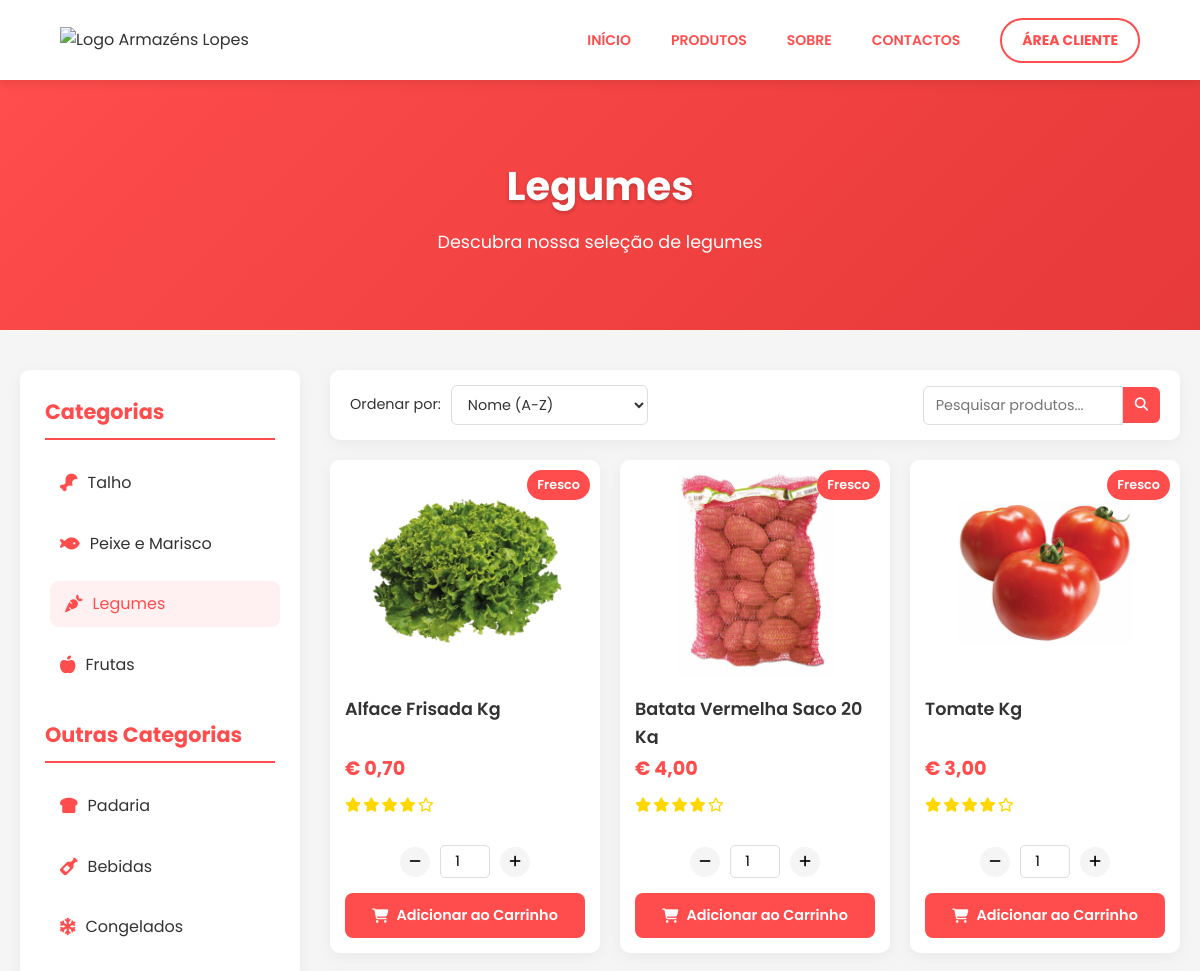
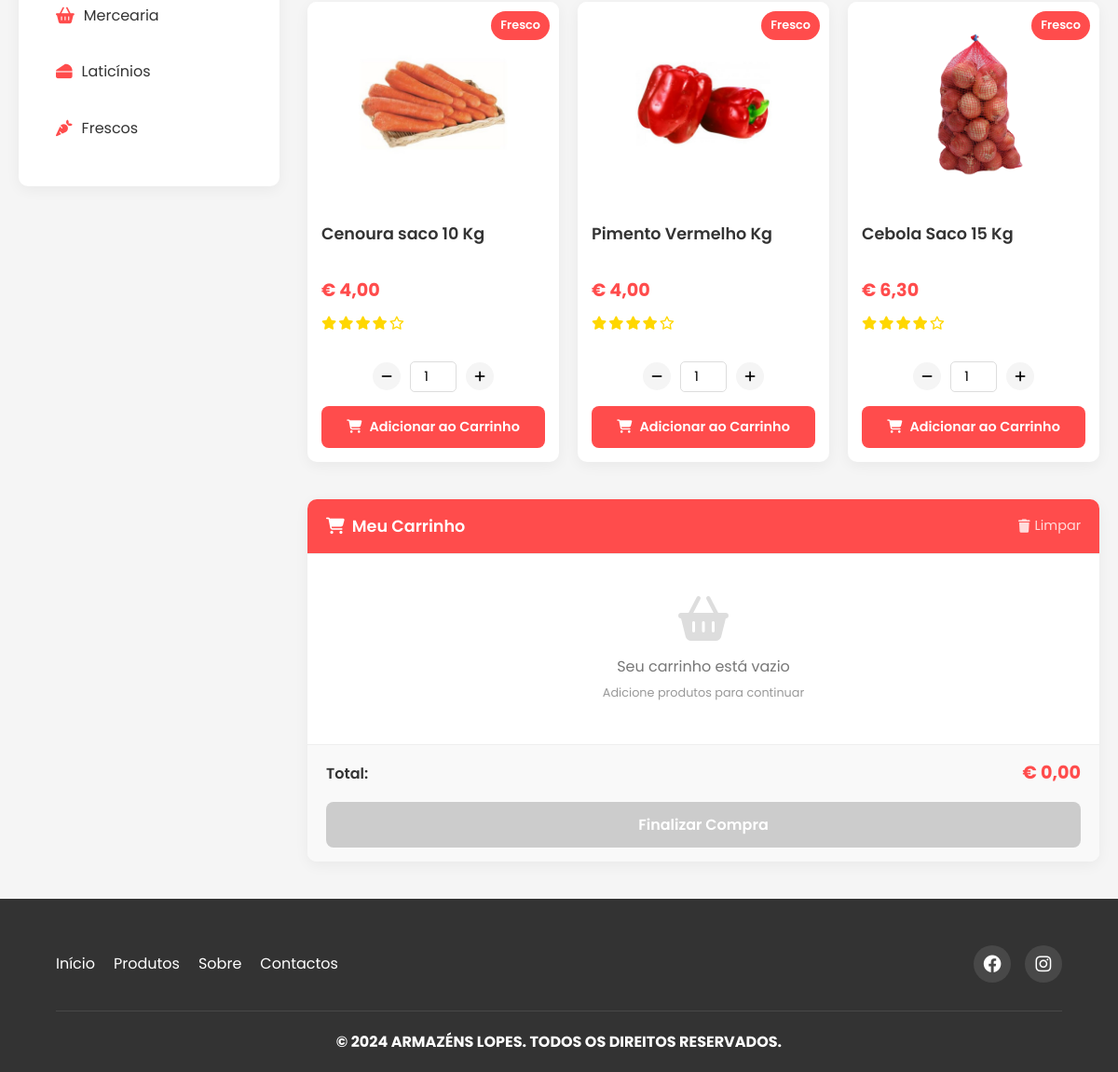
Page /produtos/frescos/frescos3.php (signed in) on the committed database (2 pictures, top to bottom).
### tables this page shows
CREATE TABLE IF NOT EXISTS `produtos` (
  `id` int(11) NOT NULL AUTO_INCREMENT,
  `nome` varchar(100) NOT NULL,
  `descricao` text DEFAULT NULL,
  `preco` decimal(10,2) NOT NULL,
  `imagem` varchar(255) DEFAULT NULL,
  `categoria` varchar(50) DEFAULT NULL,
  PRIMARY KEY (`id`)
);

### produtos/frescos/frescos3.php (the view, shortened to what this page needs)
<?php
include('../db_connect.php');
if (isset($_SESSION['email'])) {
    $redirectUrl = "../../client/dashboard.php";
} else {
    $redirectUrl = "../../login/login.php";
}
$categoria = "legumes";
$sql = "SELECT * FROM produtos WHERE categoria = '$categoria'";
$result = $conn->query($sql);
?>
<!DOCTYPE html>
<html lang="pt-PT">
<head>
    <link rel="stylesheet" href="../styles/style.css">
    <link rel="stylesheet" href="https://cdnjs.cloudflare.com/ajax/libs/font-awesome/6.4.0/css/all.min.css">
</head>
<body>
    <header>
        <div id="headerimg">
            <a href="../../index.php"><img src="../../img/logolopes.png" alt="Logo Armazéns Lopes"></a>
        </div>
        <div id="headerselect">
            <a href="../../index.php">INÍCIO</a>
            <a href="../../index.php#container2">PRODUTOS</a>
            <a href="../../index.php#sobre">SOBRE</a>
            <a href="../../index.php#container6">CONTACTOS</a>
            <button id="buttonheader" onclick="window.location.href='<?php echo $redirectUrl; ?>'"><strong>ÁREA CLIENTE</strong></button>
        </div>
    </header>
    <div class="page-banner">
        <div class="banner-content">
            <h1>Legumes</h1>
            <p>Descubra nossa seleção de legumes</p>
        </div>
    </div>
    <main>
        <div class="main-container">
            <div class="sidebar">
                <h3>Categorias</h3>
                <ul>
                    <li><a href="frescos.php" ><i class="fas fa-drumstick-bite" aria-hidden="true"></i>Talho</a></li>
                    <li><a href="frescos2.php"><i class="fas fa-fish" aria-hidden="true"></i>Peixe e Marisco</a></li>
                    <li><a href="frescos3.php" class="active"><i class="fas fa-carrot" aria-hidden="true"></i>Legumes</a></li>
                    <li><a href="frescos4.php"><i class="fas fa-apple-alt" aria-hidden="true"></i>Frutas</a></li>
                </ul>
                <h3>Outras Categorias</h3>
                <ul>
                    <li><a href="../padaria/padaria1.php"><i class="fas fa-bread-slice"></i>Padaria</a></li>
                    <li><a href="../bebidas/bebidas.php"><i class="fas fa-wine-bottle"></i>Bebidas</a></li>
                    <li><a href="../congelados/congelados.php"><i class="fas fa-snowflake"></i>Congelados</a></li>
                    <li><a href="../mercearia/mercearia.php"><i class="fas fa-shopping-basket"></i>Mercearia</a></li>
                    <li><a href="../laticinios/laticinios.php"><i class="fas fa-cheese"></i>Laticínios</a></li>
                    <li><a href="../frescos/frescos.php"><i class="fas fa-carrot"></i>Frescos</a></li>
                </ul>
            </div>
            <div class="content-wrapper">
                <div class="product-filters">
                    <div class="filter-group">
                        <label for="sort-by">Ordenar por:</label>
                        <select id="sort-by">
                            <option value="name-asc">Nome (A-Z)</option>
                        </select>
                    </div>
                    <div class="search-products">
                        <input type="text" id="search-input" placeholder="Pesquisar produtos...">
                        <button id="search-btn"><i class="fas fa-search"></i></button>
                    </div>
                </div>
                <div class="product-container">
                    <?php
                    if ($result->num_rows > 0) {
                        while ($row = $result->fetch_assoc()) {
                            echo "<div class='product' data-id='" . $row["id"] . "' data-name='" . $row["nome"] . "' data-price='" . $row["preco"] . "'>";
                            echo "<div class='product-badge'>Fresco</div>";
                            echo "<div class='img-container'>";
                            echo "<img src='" . $row["imagem"] . "' alt='" . $row["nome"] . "'>";
                            echo "</div>";
                            echo "<div class='product-info'>";
                            echo "<h4>" . $row["nome"] . "</h4>";
                            echo "<p class='price'>€ " . number_format($row["preco"], 2, ',', '.') . "</p>";
                            echo "<div class='product-rating'>";
                            echo "<i class='fas fa-star'></i>";
                            echo "<i class='fas fa-star'></i>";
                            echo "<i class='fas fa-star'></i>";
                            echo "<i class='fas fa-star'></i>";
                            echo "<i class='far fa-star'></i>";
                            echo "<span>(4.0)</span>";
                            echo "</div>";
                            echo "</div>";
                            echo "<div class='quantity'>";
                            echo "<button class='btn-minus' data-id='" . $row["id"] . "'><i class='fas fa-minus'></i></button>";
                            echo "<input type='number' value='1' min='1' class='quantity-input' id='qty-" . $row["id"] . "' />";
                            echo "<button class='btn-plus' data-id='" . $row["id"] . "'><i class='fas fa-plus'></i></button>";
                            echo "</div>";
                            echo "<button class='btn-order' data-id='" . $row["id"] . "' data-name='" . $row["nome"] . "' data-price='" . $row["preco"] . "' data-image='" . $row["imagem"] . "'>";
                            echo "<i class='fas fa-shopping-cart'></i> Adicionar ao Carrinho</button>";
                            echo "</div>";
                        }
                    } else {
                        echo "<div class='no-products'>";
                        echo "<i class='fas fa-exclamation-circle'></i>";
                        echo "<p>Nenhum produto encontrado</p>";
                        echo "<p>Tente outra categoria ou volte mais tarde</p>";
                        echo "</div>";
                    }
                    ?>
                </div>
                <div class="cart-container">
                    <div class="cart-header">
                        <h3><i class="fas fa-shopping-cart"></i> Meu Carrinho</h3>
                        <button id="clear-cart"><i class="fas fa-trash"></i> Limpar</button>
                    </div>
                    <div class="cart-items">
                    </div>
                    <div class="cart-footer">
                        <div class="cart-total">
                            <span>Total:</span>
                            <span id="cart-total-value">€ 0,00</span>
                        </div>
                        <button id="checkout-btn" disabled>Finalizar Compra</button>
                    </div>
                </div>
            </div>
        </div>
    </main>
    <footer>
        <div class="footer-content">
            <div class="footer-links">
                <a href="../../index.php">Início</a>
                <a href="../../index.php#container2">Produtos</a>
                <a href="../../index.php#sobre">Sobre</a>
                <a href="../../index.php#container6">Contactos</a>
            </div>
            <div class="footer-social">
                <a href="https://www.facebook.com/escolabasica.secundariaourem/?locale=pt_PT"><i class="fab fa-facebook"></i></a>
                <a href="https://www.instagram.com/aeourem/"><i class="fab fa-instagram"></i></a>
            </div>
        </div>
        <div class="footer-bottom">
            <p><strong>© 2024 ARMAZÉNS LOPES. TODOS OS DIREITOS RESERVADOS.</strong></p>
        </div>
    </footer>
</body>
</html>

### rows in the picture
produtos: imagem (picture), nome "Alface Frisada Kg", preco "0,70"
produtos: imagem (picture), nome "Batata Vermelha Saco 20 Kg", preco "4,00"
produtos: imagem (picture), nome "Tomate Kg", preco "3,00"
produtos: imagem (picture), nome "Cenoura saco 10 Kg", preco "4,00"
produtos: imagem (picture), nome "Pimento Vermelho Kg", preco "4,00"
produtos: imagem (picture), nome "Cebola Saco 15 Kg", preco "6,30"
